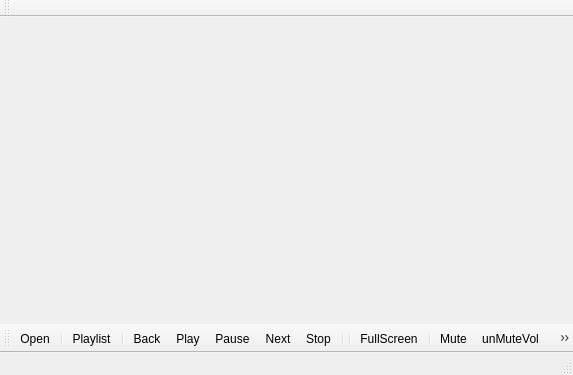
<?xml version="1.0" encoding="UTF-8"?>
<ui version="4.0">
 <class>QTPVideoPlayer</class>
 <widget class="QMainWindow" name="QTPVideoPlayer">
  <property name="geometry">
   <rect>
    <x>0</x>
    <y>0</y>
    <width>573</width>
    <height>375</height>
   </rect>
  </property>
  <property name="windowTitle">
   <string>VideoPlayer</string>
  </property>
  <widget class="QWidget" name="centralWidget"/>
  <widget class="QStatusBar" name="statusBar"/>
  <widget class="QToolBar" name="toolBar">
   <property name="windowTitle">
    <string>toolBar</string>
   </property>
   <attribute name="toolBarArea">
    <enum>TopToolBarArea</enum>
   </attribute>
   <attribute name="toolBarBreak">
    <bool>false</bool>
   </attribute>
  </widget>
  <widget class="QToolBar" name="mainToolBar">
   <attribute name="toolBarArea">
    <enum>BottomToolBarArea</enum>
   </attribute>
   <attribute name="toolBarBreak">
    <bool>false</bool>
   </attribute>
   <addaction name="actionOpen"/>
   <addaction name="separator"/>
   <addaction name="actionPlaylist"/>
   <addaction name="separator"/>
   <addaction name="actionBack"/>
   <addaction name="actionPlay"/>
   <addaction name="actionPause"/>
   <addaction name="actionNext"/>
   <addaction name="actionStop"/>
   <addaction name="separator"/>
   <addaction name="separator"/>
   <addaction name="actionFullScreen"/>
   <addaction name="separator"/>
   <addaction name="actionMute"/>
   <addaction name="actionunMuteVol"/>
   <addaction name="actionSpeakeVol"/>
  </widget>
  <action name="actionOpen">
   <property name="icon">
    <iconset resource="resourses.qrc">
     <normaloff>:/icons/icons/open-archive.png</normaloff>:/icons/icons/open-archive.png</iconset>
   </property>
   <property name="text">
    <string>Open</string>
   </property>
   <property name="toolTip">
    <string>Open a File</string>
   </property>
  </action>
  <action name="actionPause">
   <property name="icon">
    <iconset resource="resourses.qrc">
     <normaloff>:/icons/icons/icons8-pause-90.png</normaloff>:/icons/icons/icons8-pause-90.png</iconset>
   </property>
   <property name="text">
    <string>Pause</string>
   </property>
   <property name="toolTip">
    <string>Video will be pause</string>
   </property>
  </action>
  <action name="actionPlay">
   <property name="icon">
    <iconset resource="resourses.qrc">
     <normaloff>:/icons/icons/icons8-play-90.png</normaloff>:/icons/icons/icons8-play-90.png</iconset>
   </property>
   <property name="text">
    <string>Play</string>
   </property>
   <property name="shortcut">
    <string>P</string>
   </property>
  </action>
  <action name="actionNext">
   <property name="icon">
    <iconset resource="resourses.qrc">
     <normaloff>:/icons/icons/icons8-end-90.png</normaloff>:/icons/icons/icons8-end-90.png</iconset>
   </property>
   <property name="text">
    <string>Next</string>
   </property>
   <property name="toolTip">
    <string>Next video will play</string>
   </property>
  </action>
  <action name="actionBack">
   <property name="icon">
    <iconset resource="resourses.qrc">
     <normaloff>:/icons/icons/icons8-skip-to-start-90.png</normaloff>:/icons/icons/icons8-skip-to-start-90.png</iconset>
   </property>
   <property name="text">
    <string>Back</string>
   </property>
   <property name="toolTip">
    <string>Previous Video will paly </string>
   </property>
  </action>
  <action name="actionMute">
   <property name="icon">
    <iconset resource="resourses.qrc">
     <normaloff>:/icons/icons/icons8-no-audio-90.png</normaloff>:/icons/icons/icons8-no-audio-90.png</iconset>
   </property>
   <property name="text">
    <string>Mute</string>
   </property>
   <property name="toolTip">
    <string>Sound wiill mute</string>
   </property>
  </action>
  <action name="actionStop">
   <property name="icon">
    <iconset resource="resourses.qrc">
     <normaloff>:/icons/icons/icons8-stop-90.png</normaloff>:/icons/icons/icons8-stop-90.png</iconset>
   </property>
   <property name="text">
    <string>Stop</string>
   </property>
   <property name="shortcut">
    <string>S</string>
   </property>
  </action>
  <action name="actionPlaylist">
   <property name="icon">
    <iconset resource="resourses.qrc">
     <normaloff>:/icons/icons/icons8-playlist-90.png</normaloff>:/icons/icons/icons8-playlist-90.png</iconset>
   </property>
   <property name="text">
    <string>Playlist</string>
   </property>
   <property name="toolTip">
    <string>Make a playlist</string>
   </property>
  </action>
  <action name="actionVolumeUp">
   <property name="icon">
    <iconset>
     <normaloff>:/icons/icons/download.png</normaloff>:/icons/icons/download.png</iconset>
   </property>
   <property name="text">
    <string>VolumeUp</string>
   </property>
  </action>
  <action name="actionunMuteVol">
   <property name="icon">
    <iconset resource="resourses.qrc">
     <normaloff>:/icons/icons/volume-up-interface-symbol.png</normaloff>:/icons/icons/volume-up-interface-symbol.png</iconset>
   </property>
   <property name="text">
    <string>unMuteVol</string>
   </property>
   <property name="toolTip">
    <string>Unmute the Volume</string>
   </property>
  </action>
  <action name="actionFullScreen">
   <property name="icon">
    <iconset resource="resourses.qrc">
     <normaloff>:/icons/icons/full-screen-arrows.png</normaloff>:/icons/icons/full-screen-arrows.png</iconset>
   </property>
   <property name="text">
    <string>FullScreen</string>
   </property>
  </action>
  <action name="actionNormalScreen">
   <property name="icon">
    <iconset resource="resourses.qrc">
     <normaloff>:/icons/icons/full-screen.png</normaloff>:/icons/icons/full-screen.png</iconset>
   </property>
   <property name="text">
    <string>NormalScreen</string>
   </property>
   <property name="shortcut">
    <string>Esc</string>
   </property>
  </action>
  <action name="actionSpeakeVol">
   <property name="icon">
    <iconset resource="resourses.qrc">
     <normaloff>:/icons/icons/speaker.png</normaloff>:/icons/icons/speaker.png</iconset>
   </property>
   <property name="text">
    <string>SpeakeVol</string>
   </property>
  </action>
 </widget>
 <layoutdefault spacing="6" margin="11"/>
 <resources>
  <include location="resourses.qrc"/>
 </resources>
 <connections/>
</ui>
